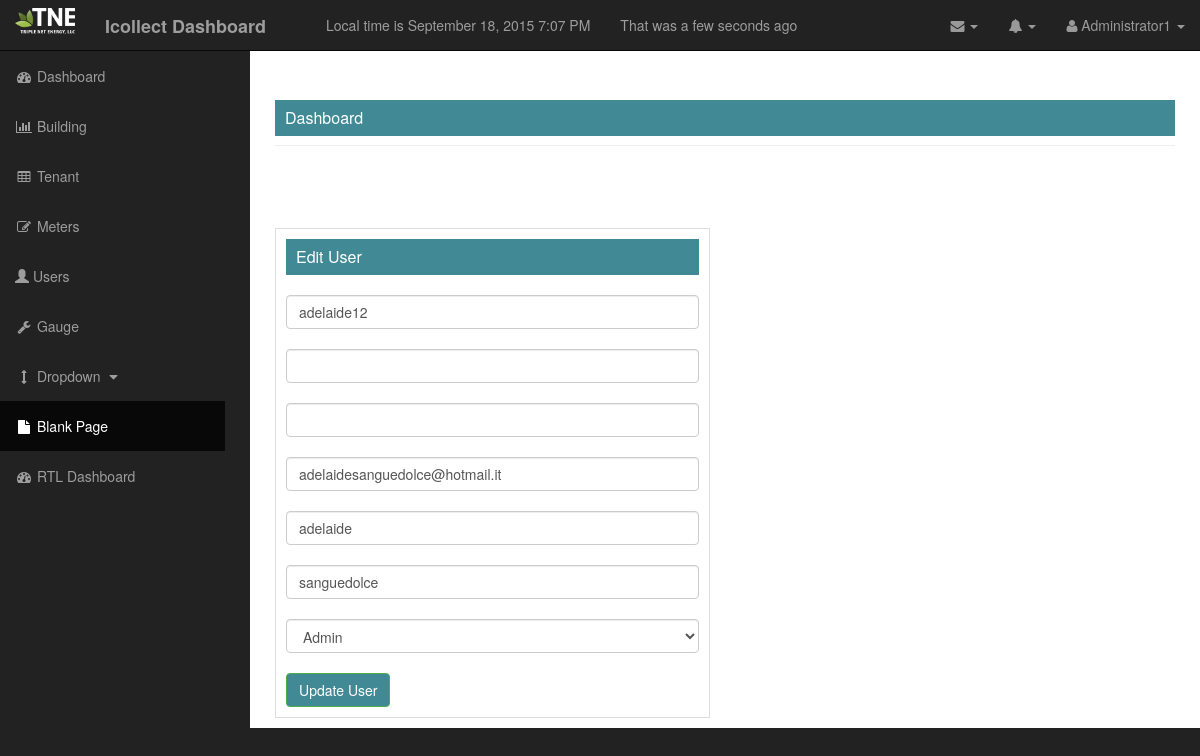
Page /dashboard/users/edit/adelaide12 (signed in) on the committed database.
### project/model_.py (models this page shows, shortened)
class user_(db.Model,UserMixin):
    __tablename__ = "user"
    id_user = db.Column(db.Integer, primary_key=True)
    user = db.Column(db.String, unique=True, nullable=False)
    password = db.Column(db.String, unique=True ,nullable=False)
    email = db.Column(db.String, unique=True, nullable=False)
    first_name = db.Column(db.String, nullable=False)
    last_name = db.Column(db.String, nullable=False)
    role = db.Column(db.String, db.ForeignKey('profile_type.name'))
    gauge_ch = db.relationship('gauge_', backref='user')
    def is_authenticated(self):
        return True
    @login_.user_loader
    def load_user(id_user=None):
        return user_.query.get(int(id_user))

### project/users/view.py (the view, shortened to what this page needs)
@users_for_blueprint.route('/dashboard/users/edit/<useredit>', methods=['POST', 'GET'])
@login_required
def edit_users(useredit):
    error = None
    form = register_user(request.form)
    useredit_change = useredit
    query_for_change_user = user_.query.filter_by(user=useredit_change)
    return render_template('edit_users.html', user_change=query_for_change_user, form=form,
                           error=error, current_time=datetime.utcnow())

### project/users/form.py (shortened to what this page needs)
class register_user(Form):
    user = StringField('user',validators=[DataRequired(),Length(min=6,max=40)])
    password = PasswordField('password',validators=[DataRequired(),Length(min=8,max=40)])
    confirm = PasswordField('repear password',validators=[DataRequired(),EqualTo('password',message='password must math')])
    email = StringField('email',validators=[DataRequired(), Email(),Length(min=6,max=40)])
    first_name = StringField('first name',validators=[DataRequired()])
    last_name = StringField('last name',validators=[DataRequired()])
    select_profile = SelectField('Select Profile',choices=[(f.name,f.name) for f in get_query()],validators=[DataRequired()])

### project/model_.py (called while the page is built)
    def __repr__(self):
         return "<name  {0}>".format(self.name)

### project/templates/edit_users.html (shortened to what this page needs)
{% extends "base_.html" %}
{% block head %}
    {{ super() }}
{% endblock %}
{% block content %}
<div id="page-wrapper">
           <div class="container-fluid">
                <div class="row">
                 <div class="col-lg-12">
                 </div>
                            <div class="col-lg-6">
                                {% for user in user_change %}
                                <form class="form-signin" method="POST" action="">
                                        <div class="box-widget">
                                            <div class="box-header show-header widget-header">
                                                <div class="box-header-text">Edit User</div>
                                            </div>
                                            <br/>
                                                {{ form.user(id="inputUsers",class="form-control",value=user.user)}}
                                            <br/>
                                                {{ form.password (class="form-control",value=user.password)}}
                                            <br/>
                                                {{ form.confirm(class="form-control")}}
                                            <br/>
                                                {{ form.email(class="form-control",value=user.email)}}
                                            <br/>
                                                {{ form.first_name(class="form-control",value=user.first_name)}}
                                            <br/>
                                                {{ form.last_name(class="form-control",value=user.last_name)}}
                                            <br/>
                                            <div class="select_profile">
                                                 {{ form.select_profile(class="form-control",value=user.profile_type)}}
                                            </div>
                                            <br/>
                                            <input type="submit" class="btn btn-success" value="Update User">
                                        </div>
                                </form>
                                {% endfor %}
                            </div>
                </div>
           </div>
      </div>
{% endblock %}

### project/templates/base_.html (shortened to what this page needs)
<!DOCTYPE html>
<html lang="en">
{% block head %}
<head>
     <link href="{{url_for('static', filename='css/bootstrap.min.css')}}" rel="stylesheet">
     <link href="{{url_for('static', filename='css/sb-admin.css')}}" rel="stylesheet">
     <link href="{{ url_for('static', filename='css/simple-sidebar.css')}}" rel="stylesheet">
     <link href="{{url_for('static', filename='font-awesome/css/font-awesome.min.css')}}" rel="stylesheet">
    <link href="{{ url_for('static', filename='css/dataTables.bootstrap.css')}}" rel="stylesheet">
</head>
{% endblock %}
<body>
    <div id="wrapper">
        {% if current_user.is_authenticated() %}
        <nav class="navbar navbar-inverse navbar-fixed-top" role="navigation">
            <div class="navbar-header">
                <a class="navbar-brand" href="{{url_for('user.logout_')}}">
                    <img style="max-width: 60px; margin-top: -7px" src = "{{url_for ('static' , filename='images/TNE_150.png')}}">
                </a>
                <a class ="navbar-brand" href="/dashboard"><strong>Icollect Dashboard</strong></a>
                <div class="navbar-brand">
                </div>
                <div class="navbar-text"> Local time is {{ moment(current_time).format('LLL') }}</div>
                <div class="navbar-text"> That was {{ moment(current_time).fromNow(refresh=True)}}</div>
            </div>
            <ul class="nav navbar-right top-nav">
                <li class="dropdown">
                    <a href="#" class="dropdown-toggle" data-toggle="dropdown"><i class="fa fa-envelope"></i> <b class="caret"></b></a>
                </li>
                <li class="dropdown">
                    <a href="#" class="dropdown-toggle" data-toggle="dropdown"><i class="fa fa-bell"></i> <b class="caret"></b></a>
                </li>
                <li class="dropdown">
                    <a href="#" class="dropdown-toggle" data-toggle="dropdown"><i class="fa fa-user"></i>  {{ current_user.user|capitalize }} <b class="caret"></b></a>
                </li>
            </ul>
            {% endif %}
            <div class="collapse navbar-collapse navbar-ex1-collapse">
                <ul class="nav navbar-nav side-nav">
                    <li>
                        <a href="/dashboard"><i class="fa fa-fw fa-dashboard"></i> Dashboard</a>
                    </li>
                    <li>
                        <a href="/dashboard/building"><i class="fa fa-fw fa-bar-chart-o"></i> Building </a>
                    </li>
                    <li>
                        <a href="/dashboard/tenant"><i class="fa fa-fw fa-table"></i> Tenant </a>
                    </li>
                    <li>
                        <a href="/dashboard/meters"><i class="fa fa-fw fa-edit"></i> Meters </a>
                    </li>
                    <li>
                        <a href="/dashboard/users"><i class="glyphicon glyphicon-user"></i> Users </a>
                    </li>
                    <li>
                        <a href="/dashboard/prova"><i class="fa fa-fw fa-wrench"></i> Gauge</a>
                    </li>
                    <li>
                        <a href="javascript:;" data-toggle="collapse" data-target="#demo"><i class="fa fa-fw fa-arrows-v"></i> Dropdown <i class="fa fa-fw fa-caret-down"></i></a>
                    </li>
                    <li class="active">
                        <a href="blank-page.html"><i class="fa fa-fw fa-file"></i> Blank Page</a>
                    </li>
                    <li>
                        <a href="../../Template_Error/index-rtl.html"><i class="fa fa-fw fa-dashboard"></i> RTL Dashboard</a>
                    </li>
                </ul>
            </div>
        </nav>
        <div id="page-wrapper">
           <div class="container-fluid">
                <div class="row">
                    <div class="col-lg-12">
                        <h1 class="page-header">
                            <div class="box-header show-header widget-head">
                                Dashboard
                            </div>
                        </h1>
                        {% block error %}
                        <div class="col-lg-12">
                        </div>
                        {% endblock %}
                    </div>
                </div>
           </div>
    </div>
        {% block content %}
        {% endblock %}
    </div>
</body>
</html>

### project/static/css/sb-admin.css (style rules this page uses)
body { margin-top: 100px; background-color: #222; }
@media (min-width:768px) { body { margin-top: 50px; } }
#wrapper { padding-left: 0; }
#page-wrapper { width: 100%; padding: 0; background-color: #fff; }
@media (min-width:768px) { #wrapper { padding-left: 225px; } }
@media (min-width:768px) { #page-wrapper { padding: 10px; } }
.top-nav { padding: 0 15px; }
.top-nav>li { display: inline-block; float: left; }
.top-nav>li>a { padding-top: 15px; padding-bottom: 15px; line-height: 20px; color: #999; }
@media (min-width:768px) { .side-nav { position: fixed; top: 51px; left: 225px; width: 225px; margin-left: -225px; border: none; border-radius: 0; overflow-y: auto; background-color: #222; bottom: 0; overflow-x: hidden; padding-bottom: 40px; } }
@media (min-width:768px) { .side-nav>li>a { width: 225px; } }
.box-header { font-size: 16px; padding: 10px; background: #418A95; color: #ffffff; line-height: 16px; }
.box-widget { border : 1px solid #ddd; margin-top: 20px; padding:10px; }

### project/static/css/simple-sidebar.css (style rules this page uses)
#wrapper { padding-left: 0; -webkit-transition: all 0.5s ease; -moz-transition: all 0.5s ease; -o-transition: all 0.5s ease; transition: all 0.5s ease; }
@media (min-width:768px) { #wrapper { padding-left: 250px; } }

### rows in the picture
user_: user "Administrator1"
user_: user "adelaide12", email "adelaidesanguedolce@hotmail.it", first_name "adelaide", last_name "sanguedolce"
